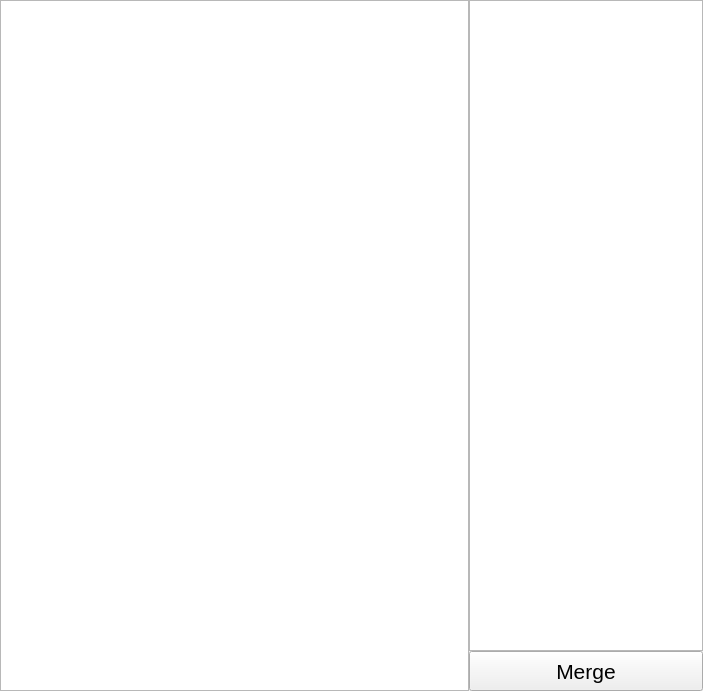
<?xml version="1.0" encoding="UTF-8"?>
<ui version="4.0">
 <class>MergeColumns</class>
 <widget class="QWidget" name="MergeColumns">
  <property name="geometry">
   <rect>
    <x>0</x>
    <y>0</y>
    <width>703</width>
    <height>691</height>
   </rect>
  </property>
  <property name="windowTitle">
   <string>Form</string>
  </property>
  <layout class="QHBoxLayout" name="horizontalLayout" stretch="2,1">
   <property name="spacing">
    <number>0</number>
   </property>
   <property name="leftMargin">
    <number>0</number>
   </property>
   <property name="topMargin">
    <number>0</number>
   </property>
   <property name="rightMargin">
    <number>0</number>
   </property>
   <property name="bottomMargin">
    <number>0</number>
   </property>
   <item>
    <widget class="QTextEdit" name="textEditRes"/>
   </item>
   <item>
    <layout class="QVBoxLayout" name="verticalLayout" stretch="1,0">
     <property name="spacing">
      <number>0</number>
     </property>
     <item>
      <widget class="QTextEdit" name="textEditSuffix"/>
     </item>
     <item>
      <widget class="QPushButton" name="merge">
       <property name="minimumSize">
        <size>
         <width>0</width>
         <height>40</height>
        </size>
       </property>
       <property name="font">
        <font>
         <family>Microsoft YaHei UI</family>
         <pointsize>16</pointsize>
        </font>
       </property>
       <property name="text">
        <string>Merge</string>
       </property>
      </widget>
     </item>
    </layout>
   </item>
  </layout>
 </widget>
 <resources/>
 <connections/>
</ui>
